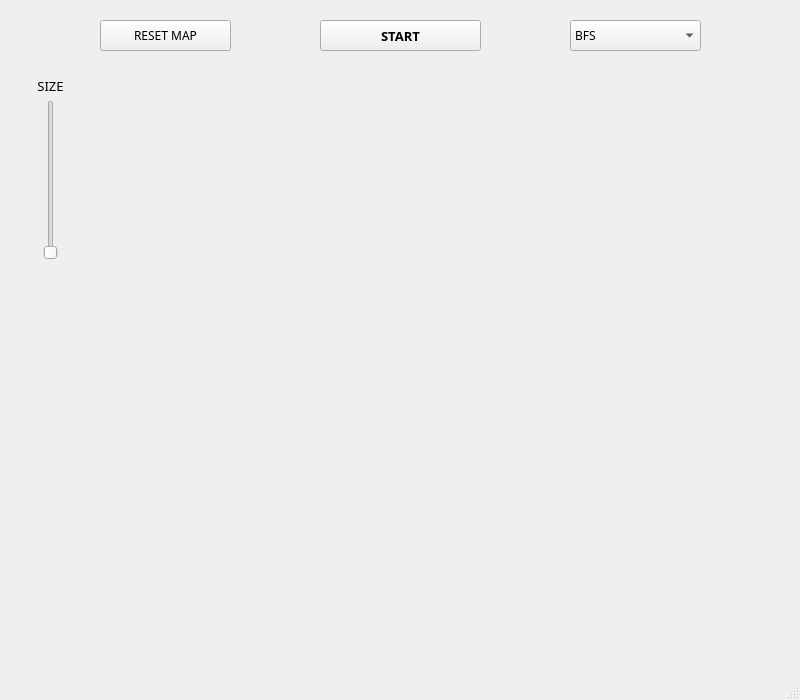
<?xml version="1.0" encoding="UTF-8"?>
<ui version="4.0">
 <class>MainWindow</class>
 <widget class="QMainWindow" name="MainWindow">
  <property name="geometry">
   <rect>
    <x>0</x>
    <y>0</y>
    <width>800</width>
    <height>700</height>
   </rect>
  </property>
  <property name="windowTitle">
   <string>MainWindow</string>
  </property>
  <widget class="QWidget" name="centralwidget">
   <widget class="Maze" name="mazeWidget" native="true">
    <property name="enabled">
     <bool>true</bool>
    </property>
    <property name="geometry">
     <rect>
      <x>100</x>
      <y>60</y>
      <width>600</width>
      <height>600</height>
     </rect>
    </property>
    <property name="minimumSize">
     <size>
      <width>571</width>
      <height>0</height>
     </size>
    </property>
   </widget>
   <widget class="QPushButton" name="reset_map">
    <property name="geometry">
     <rect>
      <x>100</x>
      <y>20</y>
      <width>131</width>
      <height>31</height>
     </rect>
    </property>
    <property name="font">
     <font>
      <family>Bahnschrift SemiLight</family>
      <pointsize>9</pointsize>
      <weight>50</weight>
      <bold>false</bold>
     </font>
    </property>
    <property name="text">
     <string>RESET MAP</string>
    </property>
   </widget>
   <widget class="QSlider" name="size">
    <property name="geometry">
     <rect>
      <x>40</x>
      <y>100</y>
      <width>22</width>
      <height>160</height>
     </rect>
    </property>
    <property name="orientation">
     <enum>Qt::Vertical</enum>
    </property>
   </widget>
   <widget class="QPushButton" name="start">
    <property name="geometry">
     <rect>
      <x>320</x>
      <y>20</y>
      <width>161</width>
      <height>31</height>
     </rect>
    </property>
    <property name="font">
     <font>
      <family>Bahnschrift SemiBold</family>
      <pointsize>10</pointsize>
      <weight>75</weight>
      <bold>true</bold>
     </font>
    </property>
    <property name="text">
     <string>START</string>
    </property>
   </widget>
   <widget class="QComboBox" name="selection">
    <property name="geometry">
     <rect>
      <x>570</x>
      <y>20</y>
      <width>131</width>
      <height>31</height>
     </rect>
    </property>
    <property name="font">
     <font>
      <family>Bahnschrift SemiLight</family>
      <pointsize>9</pointsize>
     </font>
    </property>
    <item>
     <property name="text">
      <string>BFS</string>
     </property>
    </item>
    <item>
     <property name="text">
      <string>DFS</string>
     </property>
    </item>
    <item>
     <property name="text">
      <string>A* SEARCH</string>
     </property>
    </item>
   </widget>
   <widget class="QLabel" name="label">
    <property name="geometry">
     <rect>
      <x>40</x>
      <y>270</y>
      <width>21</width>
      <height>21</height>
     </rect>
    </property>
    <property name="font">
     <font>
      <family>DengXian</family>
      <pointsize>10</pointsize>
     </font>
    </property>
    <property name="text">
     <string/>
    </property>
   </widget>
   <widget class="QLabel" name="label_2">
    <property name="geometry">
     <rect>
      <x>10</x>
      <y>70</y>
      <width>81</width>
      <height>31</height>
     </rect>
    </property>
    <property name="font">
     <font>
      <family>Bahnschrift SemiLight</family>
      <pointsize>10</pointsize>
     </font>
    </property>
    <property name="text">
     <string>SIZE</string>
    </property>
    <property name="alignment">
     <set>Qt::AlignCenter</set>
    </property>
   </widget>
  </widget>
  <widget class="QStatusBar" name="statusbar"/>
 </widget>
 <customwidgets>
  <customwidget>
   <class>Maze</class>
   <extends>QWidget</extends>
   <header location="global">maze.h</header>
   <container>1</container>
  </customwidget>
 </customwidgets>
 <resources/>
 <connections>
  <connection>
   <sender>size</sender>
   <signal>valueChanged(int)</signal>
   <receiver>label</receiver>
   <slot>setNum(int)</slot>
   <hints>
    <hint type="sourcelabel">
     <x>58</x>
     <y>299</y>
    </hint>
    <hint type="destinationlabel">
     <x>61</x>
     <y>364</y>
    </hint>
   </hints>
  </connection>
 </connections>
</ui>
